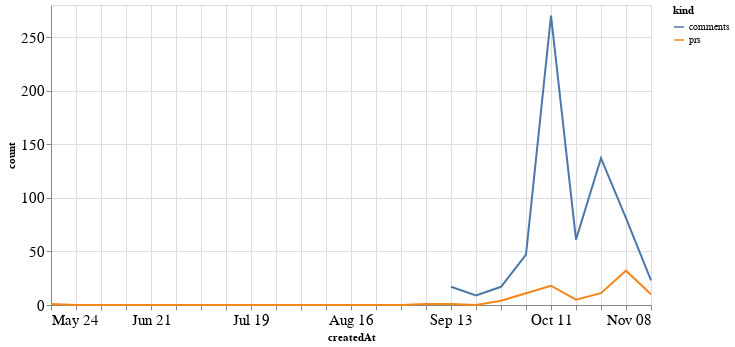

Notebook source saved alongside this figure:
### Code cell
alt.Chart(total_time, width=600).mark_line().encode(
    x='createdAt',
    y='count',
    color='kind'
)

### Figure 1 — Vega-Lite specification as saved in the notebook (floating-point values rounded to 4 significant figures)
{"config": {"axisLeft": {"labelFontSize": 15}, "axisBottom": {"labelFontSize": 15}}, "data": {"name": "data-391d255c5e9764105a80dea0fd93aba0"}, "mark": "line", "encoding": {"color": {"type": "nominal", "field": "kind"}, "x": {"type": "temporal", "field": "createdAt"}, "y": {"type": "quantitative", "field": "count"}}, "width": 600, "$schema": "https://vega.github.io/schema/vega-lite/v4.8.1.json", "datasets": {"data-391d255c5e9764105a80dea0fd93aba0": [{"createdAt": "2020-05-24T00:00:00", "kind": "prs", "count": 1.0}, {"createdAt": "2020-05-31T00:00:00", "kind": "prs", "count": 0.0}, {"createdAt": "2020-06-07T00:00:00", "kind": "prs", "count": 0.0}, {"createdAt": "2020-06-14T00:00:00", "kind": "prs", "count": 0.0}, {"createdAt": "2020-06-21T00:00:00", "kind": "prs", "count": 0.0}, {"createdAt": "2020-06-28T00:00:00", "kind": "prs", "count": 0.0}, {"createdAt": "2020-07-05T00:00:00", "kind": "prs", "count": 0.0}, {"createdAt": "2020-07-12T00:00:00", "kind": "prs", "count": 0.0}, {"createdAt": "2020-07-19T00:00:00", "kind": "prs", "count": 0.0}, {"createdAt": "2020-07-26T00:00:00", "kind": "prs", "count": 0.0}, {"createdAt": "2020-08-02T00:00:00", "kind": "prs", "count": 0.0}, {"createdAt": "2020-08-09T00:00:00", "kind": "prs", "count": 0.0}, {"createdAt": "2020-08-16T00:00:00", "kind": "prs", "count": 0.0}, {"createdAt": "2020-08-23T00:00:00", "kind": "prs", "count": 0.0}, {"createdAt": "2020-08-30T00:00:00", "kind": "prs", "count": 0.0}, {"createdAt": "2020-09-06T00:00:00", "kind": "prs", "count": 1.0}, {"createdAt": "2020-09-13T00:00:00", "kind": "prs", "count": 1.0}, {"createdAt": "2020-09-20T00:00:00", "kind": "prs", "count": 0.0}, {"createdAt": "2020-09-27T00:00:00", "kind": "prs", "count": 4.0}, {"createdAt": "2020-10-04T00:00:00", "kind": "prs", "count": 11.0}, {"createdAt": "2020-10-11T00:00:00", "kind": "prs", "count": 18.0}, {"createdAt": "2020-10-18T00:00:00", "kind": "prs", "count": 5.0}, {"createdAt": "2020-10-25T00:00:00", "kind": "prs", "count": 11.0}, {"createdAt": "2020-11-01T00:00:00", "kind": "prs", "count": 32.0}, {"createdAt": "2020-11-08T00:00:00", "kind": "prs", "count": 10.0}, {"createdAt": "2020-05-24T00:00:00", "kind": "comments", "count": null}, {"createdAt": "2020-05-31T00:00:00", "kind": "comments", "count": null}, {"createdAt": "2020-06-07T00:00:00", "kind": "comments", "count": null}, {"createdAt": "2020-06-14T00:00:00", "kind": "comments", "count": null}, {"createdAt": "2020-06-21T00:00:00", "kind": "comments", "count": null}, {"createdAt": "2020-06-28T00:00:00", "kind": "comments", "count": null}, {"createdAt": "2020-07-05T00:00:00", "kind": "comments", "count": null}, {"createdAt": "2020-07-12T00:00:00", "kind": "comments", "count": null}, {"createdAt": "2020-07-19T00:00:00", "kind": "comments", "count": null}, {"createdAt": "2020-07-26T00:00:00", "kind": "comments", "count": null}, {"createdAt": "2020-08-02T00:00:00", "kind": "comments", "count": null}, {"createdAt": "2020-08-09T00:00:00", "kind": "comments", "count": null}, {"createdAt": "2020-08-16T00:00:00", "kind": "comments", "count": null}, {"createdAt": "2020-08-23T00:00:00", "kind": "comments", "count": null}, {"createdAt": "2020-08-30T00:00:00", "kind": "comments", "count": null}, {"createdAt": "2020-09-06T00:00:00", "kind": "comments", "count": null}, {"createdAt": "2020-09-13T00:00:00", "kind": "comments", "count": 17.0}, {"createdAt": "2020-09-20T00:00:00", "kind": "comments", "count": 9.0}, {"createdAt": "2020-09-27T00:00:00", "kind": "comments", "count": 17.0}, {"createdAt": "2020-10-04T00:00:00", "kind": "comments", "count": 47.0}, {"createdAt": "2020-10-11T00:00:00", "kind": "comments", "count": 270.0}, {"createdAt": "2020-10-18T00:00:00", "kind": "comments", "count": 61.0}, {"createdAt": "2020-10-25T00:00:00", "kind": "comments", "count": 137.0}, {"createdAt": "2020-11-01T00:00:00", "kind": "comments", "count": 81.0}, {"createdAt": "2020-11-08T00:00:00", "kind": "comments", "count": 23.0}]}}
